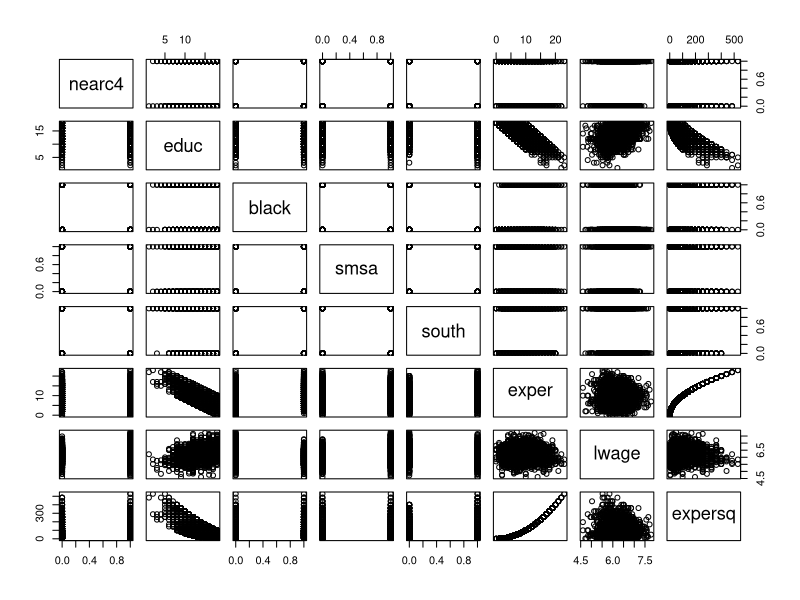

Source code (R):
#### IV estimators in multiple regression models ####
#
# 
# 
# 
#
#
### Example 15.4: Based on Wooldridge: Introductory econometrics, 
#    
#   Wage and education: using proximity to college as an IV for educ
#   
#
# Data
rm(list=ls())
card <- read.csv('card.csv')
card$lwage <- log(card$wage)
card$expersq <- card$exper^2
#
# Model data:
#
# wage       - hourly wage in cents
# nearc4     - binary, = 1 if near 4-year college
# educ       - years of schooling
# black      - binary, = 1 if black
# smsa       - binary, = 1 if standard metropolitan statistical area
# south      - binary, = 1 if in south
# exper      - age - educ - 6
# expersq    - exper^2
#
#
plot(card[, -1])
#
#
#
# OLS model 
#
ols.1 <- lm(lwage ~ educ + exper + expersq + black
            + smsa +south, data = card)
summary(ols.1)
#
# IVR
#
# use nearc4 as IV for educ
#
## Supervised work:
## How do we evaluate identification of the structural equation
## from the following reduced form equation?
# Reduced form for educ:
red.form <- lm(educ ~ nearc4 + exper + expersq + black
           + smsa + south, data = card)
summary(red.form)
#
# IVR
library('AER') # install.packages('AER')
iv.est <- ivreg(lwage ~ educ + exper + expersq + black
                + smsa + south | nearc4 + exper + expersq + black
                + smsa + south, data = card)
summary(iv.est, vcov = sandwich, diagnostics = T)
fitted.ivreg <- fitted.values(iv.est)
#
# 2SLS performed "manually"
M.2SLS <- lm(lwage ~ red.form$fitted.values + exper + expersq + black
             + smsa +south, data = card)
summary(M.2SLS)
fitted.2sls <- fitted(M.2SLS)
#
##    The fitted values from the ivreg object 
##    "iv.est" are correct, because X %*% b is used for calculation, 
##    where X is the matrix of regressors
##    and b is the IV-estimated vector of beta coefficients.
head(fitted.2sls, 8)
head(fitted.ivreg, 8)
##
##
